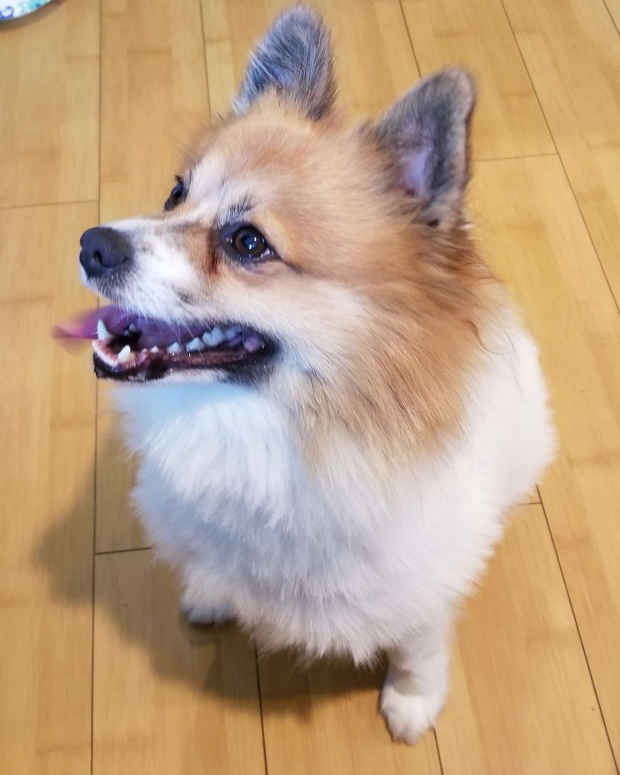
#> input picture images/dog.jpg, 1860 x 2324 px (shown at 1/3 size)
$ jupyter execute vision.ipynb
#> lines starting #> are read from the running program, lines starting #| are printed output that depends on the picture
[cell 1]
import cv2
path = "images/dog.jpg"
img = cv2.imread(path, 1) # image is 1860 x 2324
#> img is the input picture: shape (2324, 1860, 3); mean B, G, R 131.5, 161.4, 189.8
print('Original Dimensions:', img.shape)
#| Original Dimensions: (2324, 1860, 3)

[cell 2]
# rescale the image
scale_percent = 0.35 # scales by 35%
width = int(img.shape[1] * scale_percent)
#> width = 651
height = int(img.shape[0] * scale_percent)
#> height = 813
dimension = (width, height)
#> dimension = (651, 813)

# cv2.INTER_AREA is used for shrinking the image (INTER_LINEAR or INTER_CUBIC for enlarging the image)
resized_img = cv2.resize(img, dimension, interpolation= cv2.INTER_AREA)
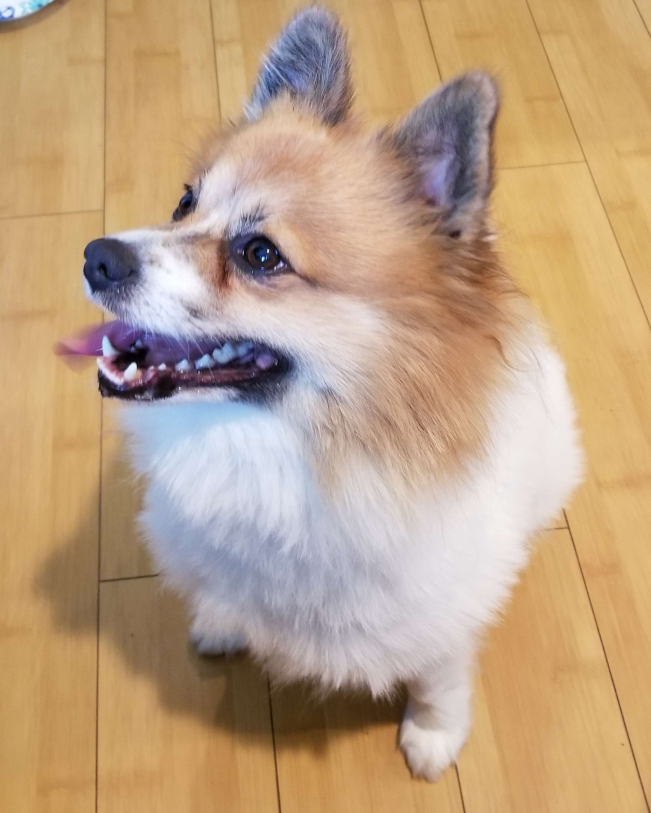
#> resized_img: shape (813, 651, 3); mean B, G, R 131.5, 161.4, 189.8

print(f'Resized Dimensions w/ Scaling of {scale_percent}%:', resized_img.shape)
#| Resized Dimensions w/ Scaling of 0.35%: (813, 651, 3)
